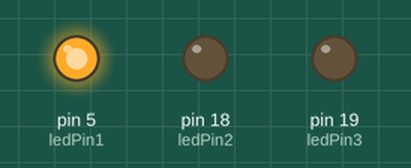
This sketch was run on a simulated Arduino Uno, built with avr-gcc and run on an emulated ATmega328P. Parts: output pins drawn as LEDs (lit = HIGH).

Above: at 0.2 s.
At 1.5 s:
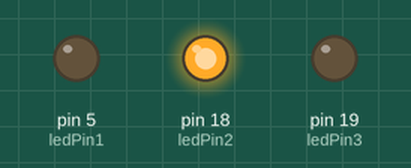
At 3.7 s:
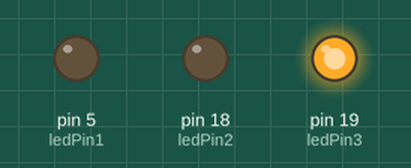
At 5.2 s:
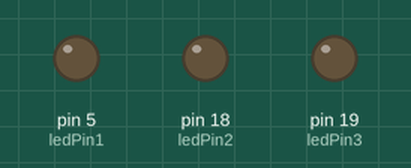
Timing chart, 0 to 7.8 s (numbered marks = the images above):
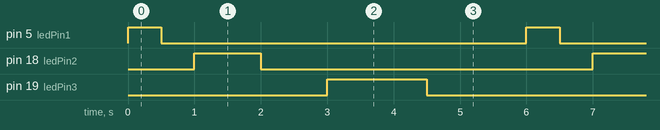

The sketch:

Blinking_3LED_Different_Rates.ino
```cpp
/***
 * LED Blinking
 * Code Written by TechMartian
 */
const int ledPin1 = 5;
const int ledPin2 = 18;
const int ledPin3 = 19;
void setup() {
  // setup pin 5 as a digital output pin
  pinMode (ledPin1, OUTPUT);
  pinMode (ledPin2, OUTPUT);
  pinMode (ledPin3, OUTPUT);
}
void loop() {
  digitalWrite (ledPin1, HIGH);  // turn on the LED
  delay(500); // wait for half a second or 500 milliseconds
  digitalWrite (ledPin1, LOW); // turn off the LED
  delay(500); // wait for half a second or 500 milliseconds

  digitalWrite (ledPin2, HIGH);  // turn on the LED
  delay(1000); // wait for half a second or 500 milliseconds
  digitalWrite (ledPin2, LOW); // turn off the LED
  delay(1000); // wait for half a second or 500 milliseconds

  digitalWrite (ledPin3, HIGH);  // turn on the LED
  delay(1500); // wait for half a second or 500 milliseconds
  digitalWrite (ledPin3, LOW); // turn off the LED
  delay(1500); // wait for half a second or 500 milliseconds
}
```

Measured:
- by itself, pin 5 (ledPin1): alternates HIGH for 0.50 s and LOW for 5.5 s
- by itself, pin 18 (ledPin2): alternates HIGH for 1.0 s and LOW for 5.0 s
- by itself, pin 19 (ledPin3): alternates HIGH for 1.5 s and LOW for 4.5 s
